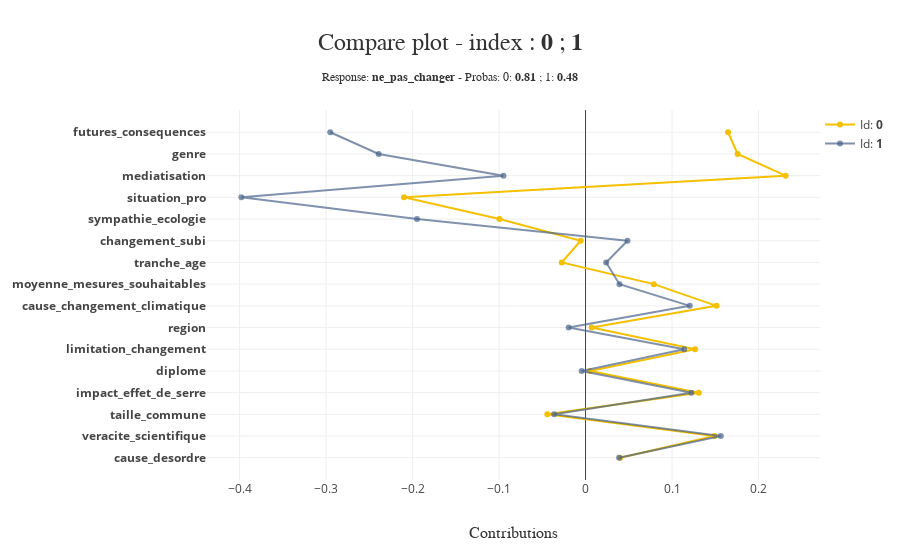

Notebook source saved alongside this figure:
### Code cell
xpl_framaform.plot.compare_plot(index=[df_framaform_reduit.index[0], df_framaform_reduit.index[1]])

### Figure 1 — Plotly figure (JSON) as saved in the notebook; plotly's stock layout.template omitted (floating-point values rounded to 4 significant figures)
{"data": [{"hoverinfo": "text", "hovertext": ["Id: <b>0</b><br /><b>cause_desordre</b> <br />Contribution: 0.0399 <br />Value: certitudes_causes", "Id: <b>0</b><br /><b>veracite_scientifique</b> <br />Contribution: 0.1491 <br />Value: evalue_correctement", "Id: <b>0</b><br /><b>taille_commune</b> <br />Contribution: -0.0442 <br />Value: En zone rurale", "Id: <b>0</b><br /><b>impact_effet_de_serre</b> <br />Contribution: 0.1309 <br />Value: certitude_scientifique", "Id: <b>0</b><br /><b>diplome</b> <br />Contribution: 0.0051 <br />Value: missing", "Id: <b>0</b><br /><b>limitation_changement</b> <br />Contribution: 0.1267 <br />Value: Non, probablement pas", "Id: <b>0</b><br /><b>region</b> <br />Contribution: 0.0071 <br />Value: Pays de la Loire", "Id: <b>0</b><br /><b>cause_changement_climatique</b> <br />Contribution: 0.1514 <br />Value: activites_humaines", "Id: <b>0</b><br /><b>moyenne_mesures_souhaitables</b> <br />Contribution: 0.0789 <br />Value: 3.076923076923077", "Id: <b>0</b><br /><b>tranche_age</b> <br />Contribution: -0.0275 <br />Value: 18-24 ans", "Id: <b>0</b><br /><b>changement_subi</b> <br />Contribution: -0.0056 <br />Value: Non, jamais", "Id: <b>0</b><br /><b>sympathie_ecologie</b> <br />Contribution: -0.0995 <br />Value: peu", "Id: <b>0</b><br /><b>situation_pro</b> <br />Contribution: -0.2099 <br />Value: ...êtes apprenti", "Id: <b>0</b><br /><b>mediatisation</b> <br />Contribution: 0.2313 <br />Value: On n'en parle pas assez", "Id: <b>0</b><br /><b>genre</b> <br />Contribution: 0.1758 <br />Value: Une femme", "Id: <b>0</b><br /><b>futures_consequences</b> <br />Contribution: 0.1648 <br />Value: Les conditions de vie deviendront extrêmement<br />pénibles à cause des dérèglements climatiques"], "marker": {"color": "rgba(244, 192, 0, 1.0)"}, "mode": "lines+markers", "name": "Id: <b>0</b>", "showlegend": true, "type": "scatter", "x": [0.0399, 0.1491, -0.0442, 0.1309, 0.005126, 0.1267, 0.007055, 0.1514, 0.07894, -0.0275, -0.005577, -0.09949, -0.2099, 0.2313, 0.1758, 0.1648], "y": ["<b>cause_desordre</b>", "<b>veracite_scientifique</b>", "<b>taille_commune</b>", "<b>impact_effet_de_serre</b>", "<b>diplome</b>", "<b>limitation_changement</b>", "<b>region</b>", "<b>cause_changement_climatique</b>", "<b>moyenne_mesures_souhaitables</b>", "<b>tranche_age</b>", "<b>changement_subi</b>", "<b>sympathie_ecologie</b>", "<b>situation_pro</b>", "<b>mediatisation</b>", "<b>genre</b>", "<b>futures_consequences</b>"]}, {"hoverinfo": "text", "hovertext": ["Id: <b>1</b><br /><b>cause_desordre</b> <br />Contribution: 0.0388 <br />Value: certitudes_causes", "Id: <b>1</b><br /><b>veracite_scientifique</b> <br />Contribution: 0.1564 <br />Value: evalue_correctement", "Id: <b>1</b><br /><b>taille_commune</b> <br />Contribution: -0.0362 <br />Value: Dans une ville de 20.000 à moins de 100.000 habitants", "Id: <b>1</b><br /><b>impact_effet_de_serre</b> <br />Contribution: 0.1223 <br />Value: certitude_scientifique", "Id: <b>1</b><br /><b>diplome</b> <br />Contribution: -0.0045 <br />Value: missing", "Id: <b>1</b><br /><b>limitation_changement</b> <br />Contribution: 0.1140 <br />Value: Non, probablement pas", "Id: <b>1</b><br /><b>region</b> <br />Contribution: -0.0195 <br />Value: Aquitaine - Limousin - Poitou - Charente", "Id: <b>1</b><br /><b>cause_changement_climatique</b> <br />Contribution: 0.1205 <br />Value: activites_humaines", "Id: <b>1</b><br /><b>moyenne_mesures_souhaitables</b> <br />Contribution: 0.0392 <br />Value: 2.6923076923076925", "Id: <b>1</b><br /><b>tranche_age</b> <br />Contribution: 0.0238 <br />Value: 25-34 ans", "Id: <b>1</b><br /><b>changement_subi</b> <br />Contribution: 0.0485 <br />Value: Oui, parfois", "Id: <b>1</b><br /><b>sympathie_ecologie</b> <br />Contribution: -0.1949 <br />Value: peu", "Id: <b>1</b><br /><b>situation_pro</b> <br />Contribution: -0.3979 <br />Value: ...êtes apprenti", "Id: <b>1</b><br /><b>mediatisation</b> <br />Contribution: -0.0949 <br />Value: On en parle suffisamment", "Id: <b>1</b><br /><b>genre</b> <br />Contribution: -0.2392 <br />Value: Un homme", "Id: <b>1</b><br /><b>futures_consequences</b> <br />Contribution: -0.2952 <br />Value: Il y aura des modifications de climat mais on s'y<br />adaptera sans trop de mal"], "marker": {"color": "rgba(74, 99, 138, 0.7)"}, "mode": "lines+markers", "name": "Id: <b>1</b>", "showlegend": true, "type": "scatter", "x": [0.03881, 0.1564, -0.03625, 0.1223, -0.004482, 0.114, -0.01951, 0.1205, 0.03923, 0.02385, 0.04852, -0.1949, -0.3979, -0.09492, -0.2392, -0.2952], "y": ["<b>cause_desordre</b>", "<b>veracite_scientifique</b>", "<b>taille_commune</b>", "<b>impact_effet_de_serre</b>", "<b>diplome</b>", "<b>limitation_changement</b>", "<b>region</b>", "<b>cause_changement_climatique</b>", "<b>moyenne_mesures_souhaitables</b>", "<b>tranche_age</b>", "<b>changement_subi</b>", "<b>sympathie_ecologie</b>", "<b>situation_pro</b>", "<b>mediatisation</b>", "<b>genre</b>", "<b>futures_consequences</b>"]}], "layout": {"height": 550, "hovermode": "closest", "legend": {"x": 1, "y": 1}, "margin": {"b": 70, "l": 150, "r": 20, "t": 110}, "title": {"font": {"color": "rgb(50, 50, 50)", "family": "Arial", "size": 24}, "text": "Compare plot - index : <b>0</b> ; <b>1</b><span style='font-size: 12px;'><br />Response: <b>ne_pas_changer</b> - Probas: 0: <b>0.81</b> ; 1: <b>0.48</b></span>", "x": 0.5, "xanchor": "center", "y": 0.9091, "yanchor": "middle"}, "width": 900, "xaxis": {"automargin": true, "title": {"font": {"color": "rgb(50, 50, 50)", "family": "Arial Black", "size": 16}, "text": "Contributions"}}, "yaxis": {"automargin": true, "title": {"font": {"color": "rgb(50, 50, 50)", "family": "Arial Black", "size": 16}}, "type": "category"}}}
